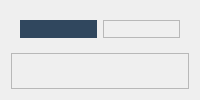
                  <widget class="QWidget" name="page_view">
                   <layout class="QVBoxLayout" name="verticalLayout_9">
                    <item>
                     <widget class="QFrame" name="frame">
                      <property name="frameShape">
                       <enum>QFrame::NoFrame</enum>
                      </property>
                      <property name="frameShadow">
                       <enum>QFrame::Raised</enum>
                      </property>
                      <layout class="QHBoxLayout" name="horizontalLayout_5">
                       <item>
                        <widget class="QFrame" name="frame_3">
                         <property name="styleSheet">
                          <string notr="true">box-shadow: 0 10px 20px rgba(0,0,0,0.19), 0 6px 6px rgba(0,0,0,0.23);
background-color: #30475e;
border-radius: 20px;</string>
                         </property>
                         <property name="frameShape">
                          <enum>QFrame::NoFrame</enum>
                         </property>
                         <property name="frameShadow">
                          <enum>QFrame::Raised</enum>
                         </property>
                        </widget>
                       </item>
                       <item>
                        <widget class="QFrame" name="frame_2">
                         <property name="frameShape">
                          <enum>QFrame::StyledPanel</enum>
                         </property>
                         <property name="frameShadow">
                          <enum>QFrame::Raised</enum>
                         </property>
                        </widget>
                       </item>
                      </layout>
                     </widget>
                    </item>
                    <item>
                     <widget class="QFrame" name="frame_4">
                      <property name="frameShape">
                       <enum>QFrame::StyledPanel</enum>
                      </property>
                      <property name="frameShadow">
                       <enum>QFrame::Raised</enum>
                      </property>
                     </widget>
                    </item>
                   </layout>
                  </widget>
